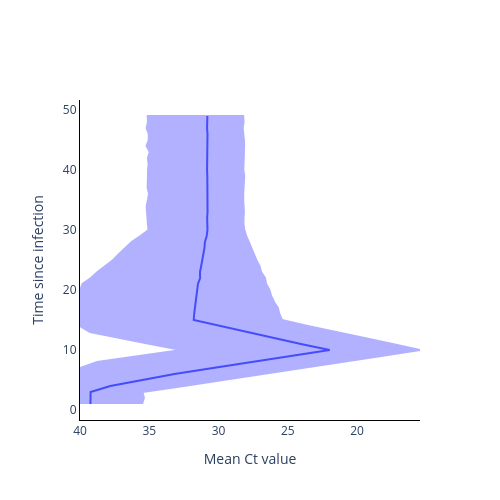

The notebook cell this image was saved under:
### Code cell
fig = go.Figure()

fig.add_trace(
    go.Scatter(
        y=time_from_infec,
        x=np.mean(ct_val, axis=1),
        mode='lines',
        name='Mean Ct value',
        showlegend=False,
    )
)

fig.add_trace(
    go.Scatter(
        y=time_from_infec.tolist() + time_from_infec.tolist()[::-1],
        x=np.quantile(ct_val, 0.975, axis=1).tolist() + np.quantile(ct_val, 0.025, axis=1).tolist()[::-1],
        mode='lines',
        fill='toself',
        fillcolor='blue',
        line_color='blue',
        opacity=0.3,
        showlegend=False,
    )
)

# Add axis labels
fig.update_layout(
    width=500, 
    height=500,
    plot_bgcolor='white',
    xaxis=dict(
        linecolor='black',
        title = 'Mean Ct value',
        autorange='reversed'
        ),
    yaxis=dict(
        linecolor='black',
        title = 'Time since infection'),
    #legend=dict(
    #    orientation="h",
    #    yanchor="bottom",
    #    y=1.02,
    #    xanchor="right",
    #    x=1
    #)
    )

fig.write_image('images/Logistic_Ct_value_model.pdf')
fig.show()

### Figure 1 — Plotly figure (JSON) as saved in the notebook; plotly's stock layout.template omitted (floating-point values rounded to 4 significant figures)
{"data": [{"mode": "lines", "name": "Mean Ct value", "showlegend": false, "type": "scatter", "x": [39.24, 39.24, 39.23, 37.81, 35.62, 33.18, 30.4, 27.68, 24.9, 21.97, 24.05, 25.99, 27.97, 29.87, 31.79, 31.76, 31.69, 31.65, 31.59, 31.53, 31.49, 31.33, 31.34, 31.25, 31.17, 31.13, 31.02, 30.98, 30.85, 30.8, 30.83, 30.82, 30.79, 30.79, 30.81, 30.79, 30.81, 30.81, 30.81, 30.82, 30.82, 30.81, 30.77, 30.8, 30.78, 30.79, 30.82, 30.79, 30.8], "y": [1, 2, 3, 4, 5, 6, 7, 8, 9, 10, 11, 12, 13, 14, 15, 16, 17, 18, 19, 20, 21, 22, 23, 24, 25, 26, 27, 28, 29, 30, 31, 32, 33, 34, 35, 36, 37, 38, 39, 40, 41, 42, 43, 44, 45, 46, 47, 48, 49]}, {"fill": "toself", "fillcolor": "blue", "line": {"color": "blue"}, "mode": "lines", "opacity": 0.3, "showlegend": false, "type": "scatter", "x": [40, 40, 40, 40, 40, 40, 40, 38.76, 35.55, 32.68, 34.93, 37.05, 39.27, 40, 40, 40, 40, 40, 40, 39.99, 39.82, 39.21, 38.74, 38.17, 37.6, 37.18, 36.74, 36.27, 35.63, 35.05, 35.1, 35.12, 35.12, 35.19, 35.1, 35.01, 35.12, 35.13, 35.09, 35.09, 35.05, 35.1, 34.96, 35.19, 35.04, 35.03, 35.19, 35.09, 35.11, 28.22, 28.19, 28.25, 28.19, 28.16, 28.15, 28.17, 28.21, 28.2, 28.21, 28.14, 28.18, 28.16, 28.22, 28.22, 28.17, 28.16, 28.2, 28.2, 28.13, 28.0, 27.81, 27.63, 27.48, 27.27, 27.04, 26.93, 26.65, 26.56, 26.32, 26.2, 25.99, 25.71, 25.61, 25.42, 23.55, 21.41, 19.45, 17.43, 15.45, 18.24, 21.19, 24.11, 26.89, 29.68, 32.52, 35.48, 35.39, 35.52], "y": [1, 2, 3, 4, 5, 6, 7, 8, 9, 10, 11, 12, 13, 14, 15, 16, 17, 18, 19, 20, 21, 22, 23, 24, 25, 26, 27, 28, 29, 30, 31, 32, 33, 34, 35, 36, 37, 38, 39, 40, 41, 42, 43, 44, 45, 46, 47, 48, 49, 49, 48, 47, 46, 45, 44, 43, 42, 41, 40, 39, 38, 37, 36, 35, 34, 33, 32, 31, 30, 29, 28, 27, 26, 25, 24, 23, 22, 21, 20, 19, 18, 17, 16, 15, 14, 13, 12, 11, 10, 9, 8, 7, 6, 5, 4, 3, 2, 1]}], "layout": {"height": 500, "plot_bgcolor": "white", "width": 500, "xaxis": {"autorange": "reversed", "linecolor": "black", "title": {"text": "Mean Ct value"}}, "yaxis": {"linecolor": "black", "title": {"text": "Time since infection"}}}}
